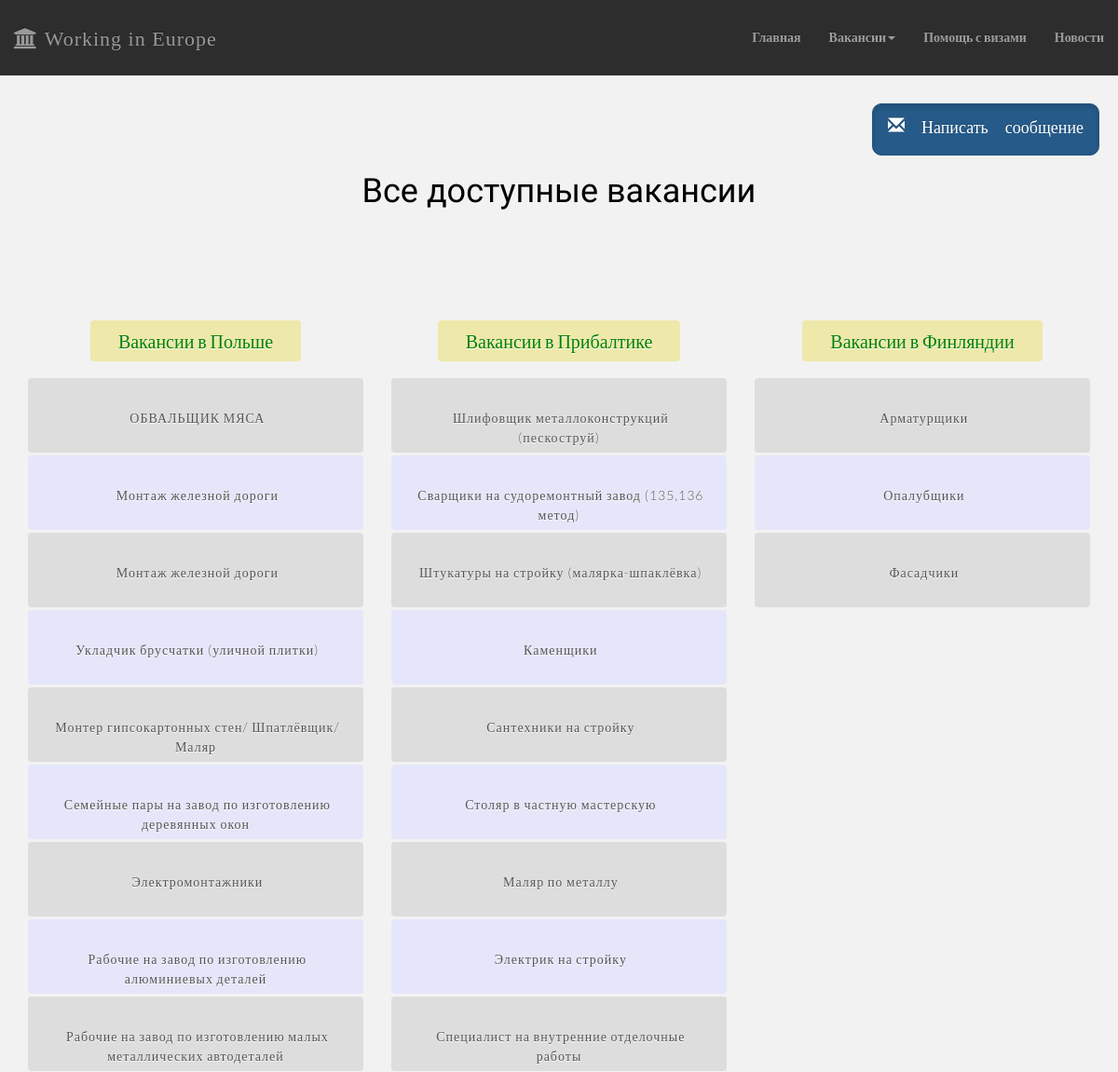
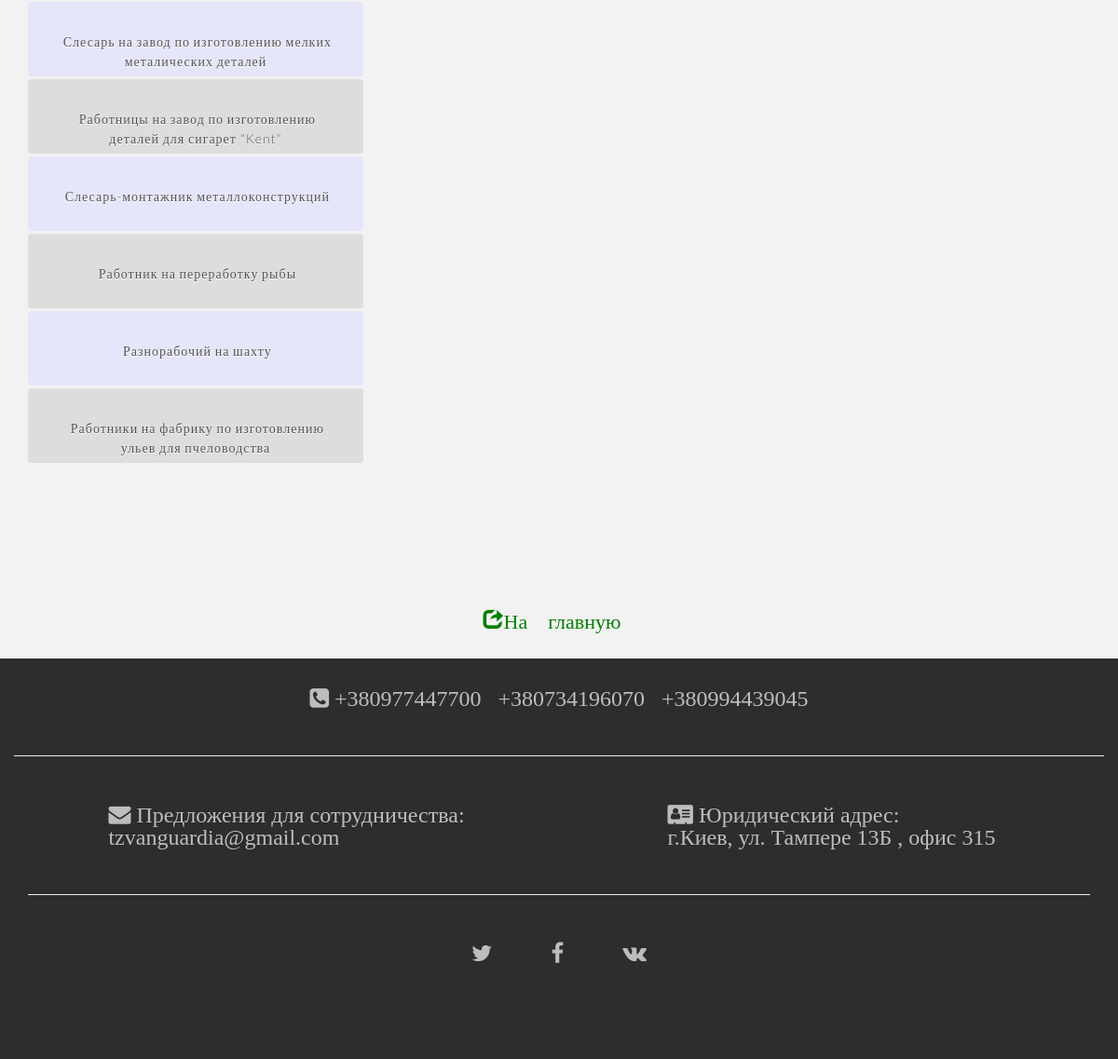
The page /alljobs/ on the database its author committed (2 pictures, top to bottom).
### workeu/models.py (models this page shows, shortened)
class Post(models.Model): # Посты по Польше
    photo = models.ImageField("фотография", upload_to="workeu/media/photos/poland", default="", blank=True)
    author = models.ForeignKey('auth.User')
    title = models.CharField(max_length=200)
    text = models.TextField()
    created_date = models.DateTimeField(
            default=timezone.now)
    published_date = models.DateTimeField(
            blank=True, null=True)

class Postp(models.Model): # Посты по Прибалтике
    photo = models.ImageField("фотография", upload_to="workeu/media/photos/pribaltik", default="", blank=True)
    author = models.ForeignKey('auth.User')
    title = models.CharField(max_length=200)
    text = models.TextField()
    created_date = models.DateTimeField(
            default=timezone.now)
    published_date = models.DateTimeField(
            blank=True, null=True)

class Postf(models.Model): # Посты по Финляндии
    photo = models.ImageField("фотография", upload_to="workeu/media/photos/finland", default="", blank=True)
    author = models.ForeignKey('auth.User')
    title = models.CharField(max_length=200)
    text = models.TextField()
    created_date = models.DateTimeField(
            default=timezone.now)
    published_date = models.DateTimeField(
            blank=True, null=True)

### workeu/views.py (the view)
# urls.py: url(r'^alljobs/$', views.alljobs, name='alljobs'), # страница со всеми вакансиями
def alljobs(request):
    postsp = Postp.objects.filter(published_date__lte=timezone.now()).order_by('-published_date') #Вывод списка вакансий в Таллине
    posts = Post.objects.filter(published_date__lte=timezone.now()).order_by('-published_date') #Вывод списка вакансий в Польше
    postsf = Postf.objects.filter(published_date__lte=timezone.now()).order_by('-published_date') #Вывод списка вакансий в Финляндии
    return render(request, 'workeu/alljobs.html', {'posts': posts, 'postsp': postsp, 'postsf': postsf})

### workeu/templates/workeu/alljobs.html
{% extends 'workeu/base.html' %}
{% block content %}
     <div class="row centered">
					    <br>
						    <div class="col-lg-12">
							    <h1>Все доступные вакансии</h1>
							</div>
	 </div>
               <div class="container w paddingtop">
				    <div class="row centered">
					    <br><br>
						    <div class="col-lg-4">
								<span class="topikalljobs"><a class="g" href="{% url 'post_list' %}">Вакансии в Польше</a></span>
								<p>
								    {% for post in posts %}
										 <div class="{% cycle 'row3' 'row4' %}">
                                             <div class="col-4 tilleLanding"><a href="{% url 'post_detail' pk=post.pk %}">&nbsp;{{ post.title }}</a></div>
										 </div>
                                    {% endfor %}
								</p>
							</div>
							<div class="col-lg-4">
								<span class="topikalljobs"><a class="g" href="{% url 'postp_list_pribaltik' %}">Вакансии в Прибалтике</a></span>
								<p>
								   {% for post in postsp %}
										 <div class="{% cycle 'row3' 'row4' %}">
                                             <div class="col-4 tilleLanding"><a href="{% url 'postp_detail_pribaltik' pk=post.pk %}">&nbsp;{{ post.title }}</a></div>
										 </div>
                                    {% endfor %}
								</p>
							</div>
							<div class="col-lg-4">
								<span class="topikalljobs"><a class="g" href="{% url 'postf_list_finland' %}">Вакансии в Финляндии</a></span>
								<p>
								    {% for post in postsf %}
										 <div class="{% cycle 'row3' 'row4' %}">
                                             <div class="col-4 tilleLanding"><a href="{% url 'postf_detail_finland' pk=post.pk %}">&nbsp;{{ post.title }}</a></div>
										 </div>
                                    {% endfor %}
								</p>
							</div>
					</div>
					<br><br>
				</div>
				<br><hr>
					<div class="container">
					    <div class="row centered">
                    <div class="col-lg-12"><h3 class="glyphicon glyphicon-share"><a class="g" href="{% url 'landing' %}">На главную</a></h3><br></div>
					    </div>
					</div><br>
{% endblock content %}

### workeu/static/css/workeu.css (style rules this page uses)
a { color: #f8f8f8; }
body { background-color: #f2f2f2; font-family: "Lato"; font-weight: 300; font-size: 16px; color: #555; -webkit-font-smoothing: antialiased; margin-top: 100px; height:100%; position:relative; }
p { color: black; line-height: 28px; margin-bottom: 25px; }
.centered { text-align: center; }
h1, h2, h3, h4 { font-family: 'Lobster', cursive; color: black; }
.glyphicon-share { color: #9C9C9C; margin-right: 15px; font-size: 22px; }
.glyphicon { color: green; }
.w { padding-top: 35px; }
.tilleLanding a { overflow: auto; font-family: "Lato"; font-weight: 300; font-size: 14px; color: #555; -webkit-font-smoothing: antialiased; letter-spacing: 1px; text-align: left; -webkit-transition: All 0.5s ease; -moz-transition: All 0.5s ease; -o-transition: All 0.5s ease; -ms-transition: All 0.5s ease; transition: All 0.5s ease; }
.g { color: green; }
.row3 { max-width: 100%; width: 100%; height: 80px; background: #ddd; -moz-border-radius: 4px; border-radius: 4px; padding: 2em 1.5em; color: rgba(0,0,0, .8); text-shadow: 0 1px 0 #fff; line-height: 1.5; margin: 3px auto; }
.row4 { max-width: 100%; width: 100%; height: 80px; background: #E6E6FA; -moz-border-radius: 4px; border-radius: 4px; padding: 2em 1.5em; color: rgba(0,0,0, .8); text-shadow: 0 1px 0 #fff; line-height: 1.5; margin: 3px auto; }
.topikalljobs { font-size: 20px; position: relative; width: 100%; height: 120px; background: #EEE8AA; -moz-border-radius: 4px; border-radius: 4px; padding: 2em 1.5em; color: #6B8E23; text-shadow: 0 1px 0 #fff; line-height: 1.5; margin: 10px auto; padding-top: 10px; padding-bottom: 10px; }
.topikalljobs:after { -webkit-transform: rotate(3deg); -moz-transform: rotate(3deg); -o-transform: rotate(3deg); -ms-transform: rotate(3deg); transform: rotate(3deg); right: 10px; left: auto; }
.paddingtop { padding-top: 70px; }

### rows shown on the page
Post: title "ОБВАЛЬЩИК МЯСА"
Post: title "Монтаж железной дороги"
Post: title "Монтаж железной дороги"
Post: title "Укладчик брусчатки (уличной плитки)"
Post: title "Монтер гипсокартонных стен/ Шпатлёвщик/ Маляр"
Post: title "Семейные пары на завод по изготовлению деревянных окон"
Post: title "Электромонтажники"
Post: title "Рабочие на завод по изготовлению алюминиевых деталей"
Post: title "Рабочие на завод по изготовлению малых металлических автодеталей"
Post: title "Слесарь на завод по изготовлению мелких металических деталей"
Post: title "Работницы на завод по изготовлению деталей для сигарет \"Kent\""
Post: title "Слесарь-монтажник металлоконструкций"
Post: title "Работник на переработку рыбы"
Post: title "Разнорабочий на шахту"
Post: title "Работники на фабрику по изготовлению ульев для пчеловодства"
Postp: title "Шлифовщик металлоконструкций (пескоструй)"
Postp: title "Сварщики на судоремонтный завод (135,136 метод)"
Postp: title "Штукатуры на стройку (малярка-шпаклёвка)"
Postp: title "Каменщики"
Postp: title "Сантехники на стройку"
Postp: title "Столяр в частную мастерскую"
Postp: title "Маляр по металлу"
Postp: title "Электрик на стройку"
Postp: title "Специалист на внутренние отделочные работы"
Postf: title "Арматурщики"
Postf: title "Опалубщики"
Postf: title "Фасадчики"
